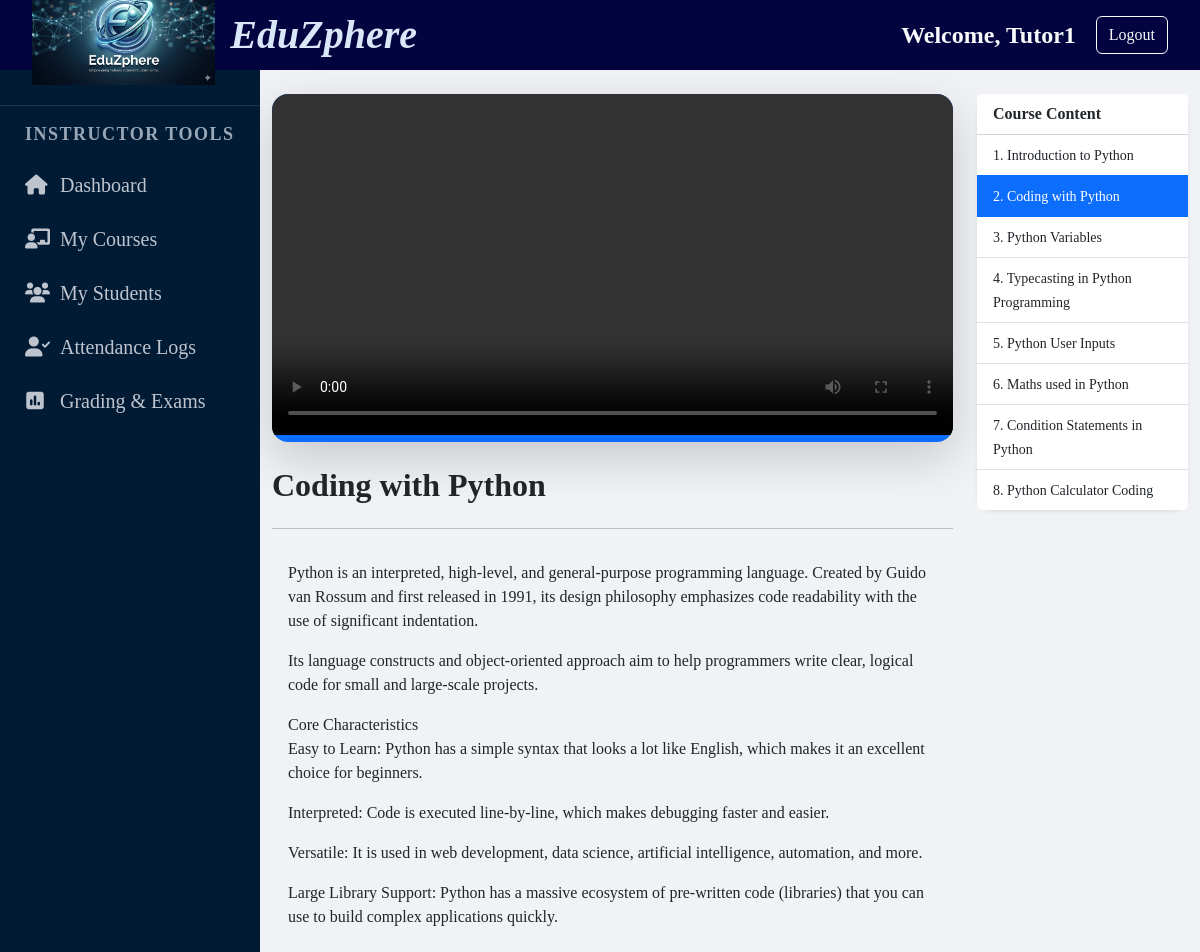
/courses/course/1/lesson/4/ (signed in), run on an earlier commit of the app's database.
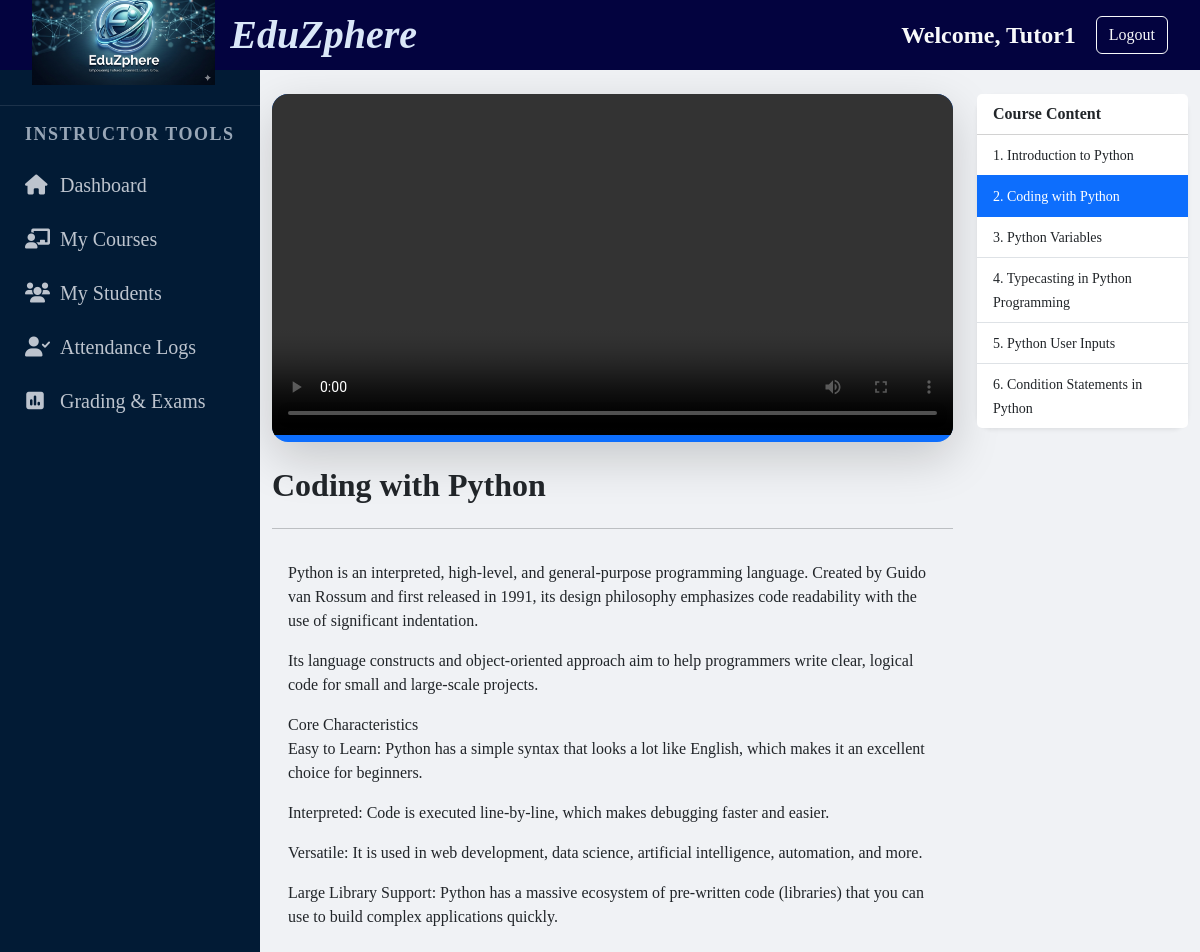
And on a later commit of the database.
### courses/models.py (models this page shows, shortened)
class Lesson(models.Model):
    course = models.ForeignKey(Course, on_delete=models.CASCADE, related_name='lessons')
    title = models.CharField(max_length=200,null=True,blank=True)
    video = models.FileField(upload_to='videos/', blank=True)
    duration = models.IntegerField(help_text="Duration in minutes", default=0)
    content = models.TextField(blank=True)

### courses/views.py (the view, shortened to what this page needs)
# urls.py: path('course/<int:course_id>/lesson/<int:lesson_id>/', lesson_detail, name='lesson_detail'),
@login_required
def lesson_detail(request, course_id, lesson_id):
    course = get_object_or_404(Course, id=course_id)
    lesson = get_object_or_404(Lesson, id=lesson_id, course=course)
    user_profile = request.user.profile
    today = timezone.now().date()
    is_enrolled = Enrollment.objects.filter(student=request.user.profile, course=course).exists()
    is_instructor = (course.instructor == request.user)
    if is_instructor or is_enrolled:
        lessons = Lesson.objects.filter(course=lesson.course).order_by('id')
        return render(request, 'lesson_detail.html', {'lesson': lesson, 'course': course})
    messages.warning(request, "You must be enrolled to watch this lesson.")
    return redirect('course_detail', id=course.id)

### templates/lesson_detail.html (shortened to what this page needs)
{% extends 'base.html' %}
{% block content %}
<div class="container py-4">
    <div class="row">
        <div class="col-lg-9">
            <div class="bg-primary rounded-4 overflow-hidden shadow-lg mb-4">
                {% if lesson.video %}
                        <div class="video-container">
                            <video key="{{ lesson.id }}" id="lessonVideo"width="100%" controls controlsList="nodownload">
                                <source src="{{ lesson.video.url }}" type="video/mp4">
                                <source src="{{ lesson.video.url }}" type="video/webm">
                                <source src="{{ lesson.video.url }}" type="video/ogg">
                            </video>
                        </div>
                {% else %}
                    <div class="p-5 text-center text-white">
                        <i class="fas fa-video-slash fa-3x mb-3"></i>
                        <p>No video available for this lesson.</p>
                    </div>
                {% endif %}
            </div>
            <h2 class="fw-bold">{{ lesson.title }}</h2>
            <hr>
            <div class="lesson-content p-3">
                {{ lesson.content|linebreaks }}
            </div>
        </div>
        <div class="col-lg-3">
            <div class="card border-0 shadow-sm rounded-4">
                <div class="card-header bg-white fw-bold">Course Content</div>
                <div class="list-group list-group-flush">
                    {% for l in course.lessons.all %}
                        <a href="{% url 'lesson_detail' course.id l.id %}"
                        class="list-group-item list-group-item-action {% if l.id == lesson.id %}active{% endif %}">
                        <small>{{ forloop.counter }}. {{ l.title }}</small></a>
                    {% endfor %}
                </div>
            </div>
        </div>
    </div>
</div>
{% endblock %}

What changed in the data, as far as the page shows it:
removed Lesson: title "Maths used in Python"
removed Lesson: title "Python Calculator Coding"
